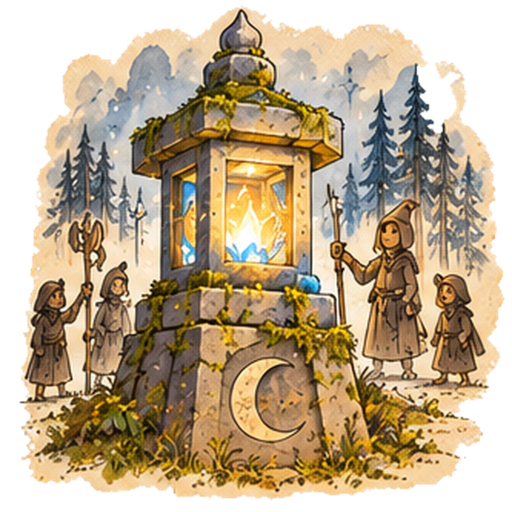
#> input picture art/ui/source/notebook/note_1.webp, 1024 x 1024 px (shown at 1/2 size); its folder holds only this picture in this run
$ python notebook_art.py
#> lines starting #> are read from the running program, lines starting #| are printed output that depends on the picture
"""Mum's notebook (feature 047): a blank page of her ranger field journal
and a sketch for each of her notes (docs/design/story.md, Mum's notes).

The sketches are the team's painted pages, ink and watercolour on cream
paper with a ragged edge (art/ui/source/notebook/note_<n>.webp, 1024
square with alpha, one per note in order). This script tidies the matte
edge, scales them down and pins each to the card: a strip of tape, a
slight tilt and a soft shadow, so it reads on the dark wood.

- game/assets/ui/story/notebook_page.webp: 1200x1600, the blank page.
- game/assets/ui/story/note_<n>.png: 512x512 with alpha, one per note in
  order (StoryCard shows it next to the note; the journal, 041, later).

Run with any Python that has Pillow and numpy, e.g.
.venv-blender/bin/python art/ui/notebook_art.py"""

import glob
import os
import random

import numpy as np
from PIL import Image, ImageDraw, ImageFilter

ROOT = os.path.abspath(os.path.join(os.path.dirname(__file__), "..", ".."))
OUT = os.path.join(ROOT, "game", "assets", "ui", "story")
SOURCE = os.path.join(ROOT, "art", "ui", "source", "notebook")
PAPER = (239, 226, 196)            # UiKit cream canvas, #efe2c4
RULE = (150, 168, 190)
MARGIN = (196, 96, 84)
SKETCH_SIZE = 512
MARGIN_PX = 22                     # room round the page for the tilt and shadow


def paper(size, seed=0):
    """Cream paper with a soft fibre grain and a little uneven tone."""
    rng = np.random.default_rng(seed)
    w, h = size
    grain = rng.normal(0.0, 1.0, (h // 2, w // 2)).astype(np.float32)
    grain = np.asarray(Image.fromarray(((grain * 18) + 128).clip(0, 255).astype(np.uint8)).resize(size, Image.BILINEAR)
                       .filter(ImageFilter.GaussianBlur(1.2))).astype(np.float32) - 128
    blotch = np.asarray(Image.fromarray(rng.integers(0, 255, (8, 6), dtype=np.uint8)).resize(size, Image.BICUBIC)
                        .filter(ImageFilter.GaussianBlur(w / 12))).astype(np.float32) - 128
    base = np.array(PAPER, np.float32)[None, None, :]
    tone = (grain * 0.25 + blotch * 0.12)[..., None]
    return Image.fromarray((base + tone).clip(0, 255).astype(np.uint8))


def notebook_page():
    """The blank page: ruled lines, a red margin, a coffee ring, tape at the
    top corners and a pressed flower; the middle stays free for words."""
    w, h = 1200, 1600
    page = paper((w, h), seed=4)
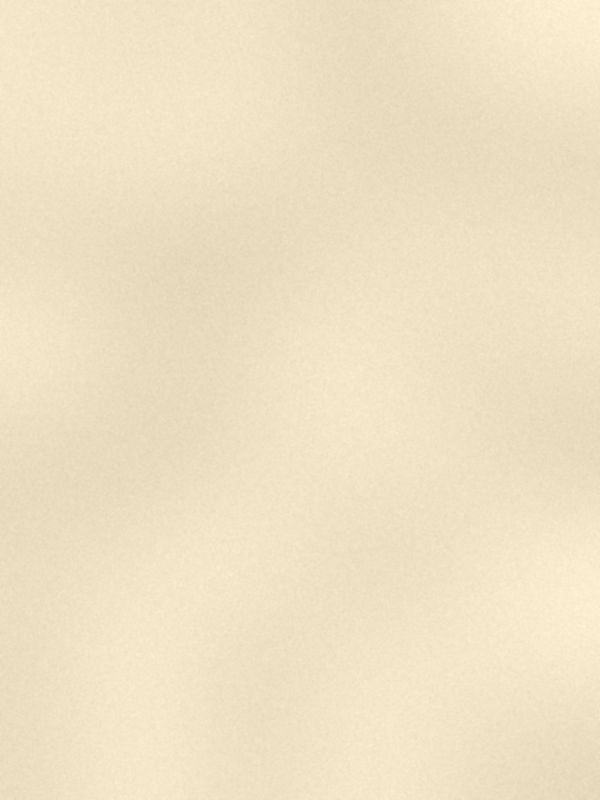
#> page: PIL image 1200x1600 RGB (shown at 1/2 size); mean R, G, B 238.8, 225.8, 195.8
    draw = ImageDraw.Draw(page, "RGBA")
    for y in range(260, h - 80, 64):
        draw.line([(60, y), (w - 60, y)], fill=RULE + (90,), width=2)
    draw.line([(170, 0), (170, h)], fill=MARGIN + (120,), width=3)
    # A coffee ring, lower right.
    for k in range(6):
        r = 120 + k * 1.5
        draw.ellipse((w - 330 - r, h - 360 - r, w - 330 + r, h - 360 + r), outline=(150, 100, 60, 26 + k * 6), width=3)
    # Tape on the top corners.
    for x, angle in ((150, 28), (w - 150, -28)):
        tape = Image.new("RGBA", (260, 70), (236, 222, 170, 150))
        tape = tape.rotate(angle, expand=True, resample=Image.BICUBIC)
        page.paste(tape, (x - tape.width // 2, 40 - tape.height // 2 + 30), tape)
#> this loop made 2 passes
#> pass 1, in notebook_page, `tape = tape.rotate(angle, expand=True, resample=Image.BICUBIC)`:
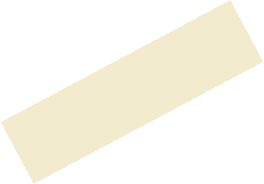
#> tape: PIL image 264x184 RGBA; mean R, G, B, A 88.4, 83.2, 63.7, 56.2; transparent parts drawn white
    # A pressed flower, top right: five pale lupine-purple petals and a stem.
    cx, cy = w - 210, 170
    for k in range(5):
        a = k * 72
        petal = Image.new("RGBA", (60, 26), (0, 0, 0, 0))
        ImageDraw.Draw(petal).ellipse((0, 0, 59, 25), fill=(160, 128, 200, 150))
        petal = petal.rotate(a, expand=True, resample=Image.BICUBIC)
        dx, dy = np.cos(np.radians(a)) * 26, -np.sin(np.radians(a)) * 26
        page.paste(petal, (int(cx + dx - petal.width / 2), int(cy + dy - petal.height / 2)), petal)
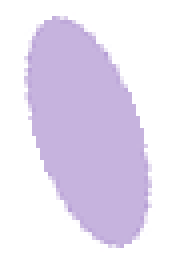
#> petal: PIL image 44x66 RGBA (shown 4 times larger); mean R, G, B, A 70.4, 55.6, 88.6, 63.7; transparent parts drawn white
    draw.ellipse((cx - 9, cy - 9, cx + 9, cy + 9), fill=(222, 190, 90, 200))
    draw.line([(cx, cy + 12), (cx - 60, cy + 150)], fill=(110, 130, 70, 170), width=5)
    return page.filter(ImageFilter.GaussianBlur(0.4))


def finish(sheet, seed):
    """Tape, a slight tilt and the drop shadow."""
    rng = random.Random(seed)
    tape = Image.new("RGBA", (150, 40), (238, 226, 178, 165))
    tape = tape.rotate(rng.uniform(-8, 8), expand=True, resample=Image.BICUBIC)
    sheet.alpha_composite(tape, (SKETCH_SIZE // 2 - tape.width // 2 + rng.randint(-30, 30), MARGIN_PX - 8))
    tilt = rng.choice((-1, 1)) * rng.uniform(1.5, 3.0)
    sheet = sheet.rotate(tilt, resample=Image.BICUBIC)
    shadow = Image.new("RGBA", sheet.size, (20, 12, 6, 0))
    shadow.putalpha(sheet.getchannel("A").point(lambda v: v * 0.5).filter(ImageFilter.GaussianBlur(6)))
    out = Image.new("RGBA", sheet.size, (0, 0, 0, 0))
    out.alpha_composite(shadow, (4, 7))
    out.alpha_composite(sheet)
    return out


def sketch(path, seed):
    """One painted page, tidied and pinned for the card."""
#> called with path = 'art/ui/source/notebook/note_1.webp', seed = 1
    page = Image.open(path).convert("RGBA")
#> page is the input picture: PIL image 1024x1024 RGBA; mean R, G, B, A 139.3, 120, 90.3, 193.2
    # The matte edge has stray specks of paper; a median on the alpha drops
    # them and keeps the ragged edge, a touch of blur softens it.
    alpha = page.getchannel("A").filter(ImageFilter.MedianFilter(5)).filter(ImageFilter.GaussianBlur(0.8))
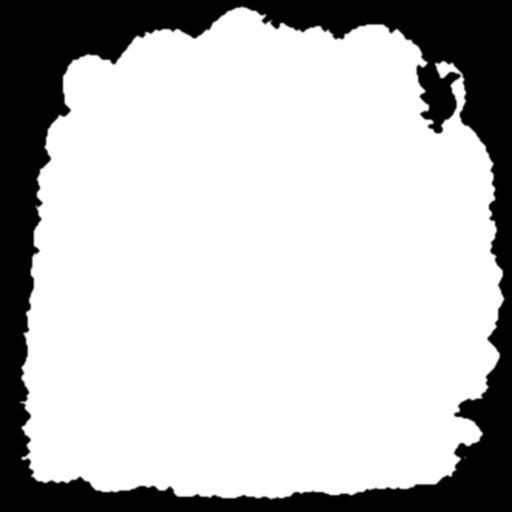
#> alpha: PIL image 1024x1024 L (shown at 1/2 size); min 0, max 255, mean 193.2
    page.putalpha(alpha)
    inner = SKETCH_SIZE - 2 * MARGIN_PX
    page = page.resize((inner, inner), Image.LANCZOS)
#> page: PIL image 468x468 RGBA
    sheet = Image.new("RGBA", (SKETCH_SIZE, SKETCH_SIZE), (0, 0, 0, 0))
#> sheet: PIL image 512x512 RGBA; every value is 0
    sheet.alpha_composite(page, (MARGIN_PX, MARGIN_PX))
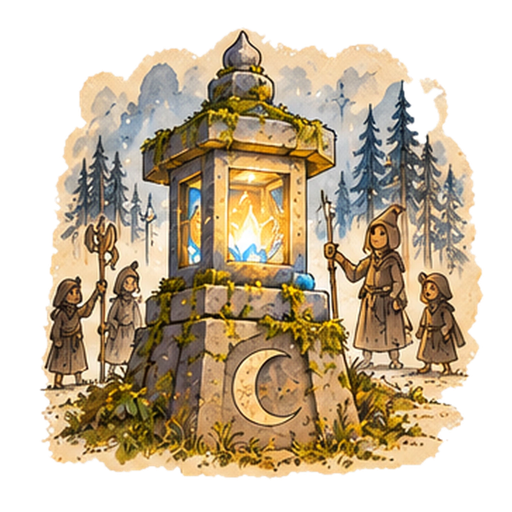
#> sheet: PIL image 512x512 RGBA; mean R, G, B, A 112.5, 96.8, 72.4, 161.4; transparent parts drawn white
    return finish(sheet, seed)
#> in finish, `shadow.putalpha(sheet.getchannel("A").point(lambda v: v * 0.5).filter(..`:
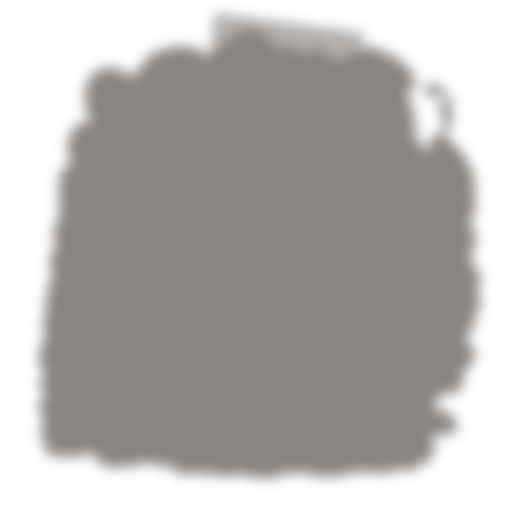
#> shadow: PIL image 512x512 RGBA; mean R, G, B, A 20, 12, 6, 82.1; transparent parts drawn white
#> in finish, `out.alpha_composite(sheet)`:
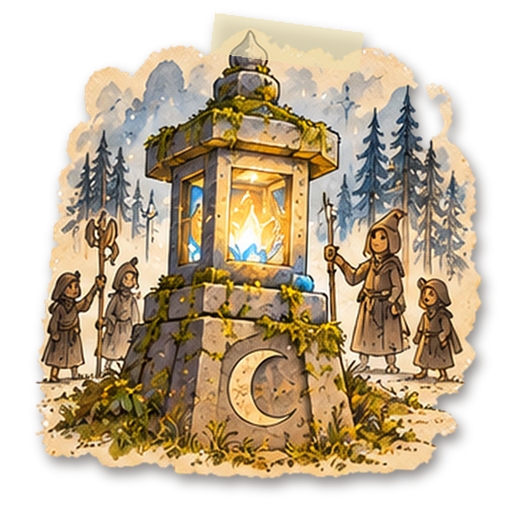
#> out: PIL image 512x512 RGBA; mean R, G, B, A 112.7, 96.6, 71.7, 166.7; transparent parts drawn white


def main():
    os.makedirs(OUT, exist_ok=True)
    notebook_page().save(os.path.join(OUT, "notebook_page.webp"), "WEBP", quality=88)
    pages = sorted(glob.glob(os.path.join(SOURCE, "note_*.webp")), key=lambda p: int(p.rsplit("_", 1)[1].split(".")[0]))
    for n, path in enumerate(pages, start=1):
        sketch(path, seed=n).save(os.path.join(OUT, "note_%d.png" % n))
    print("notebook_art: a page and %d sketches -> %s" % (len(pages), OUT))


if __name__ == "__main__":
    main()

$ run again, on art/ui/source/notebook/note_5.webp
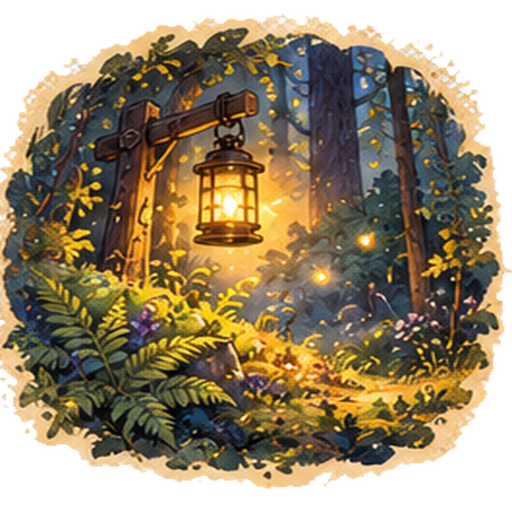
#> input picture art/ui/source/notebook/note_5.webp, 1024 x 1024 px (shown at 1/2 size)
#> in sketch, page is the input picture: PIL image 1024x1024 RGBA; mean R, G, B, A 105.9, 90.2, 61.3, 198.1
#> in finish, `shadow.putalpha(sheet.getchannel("A").point(lambda v: v * 0.5).filter(..`:
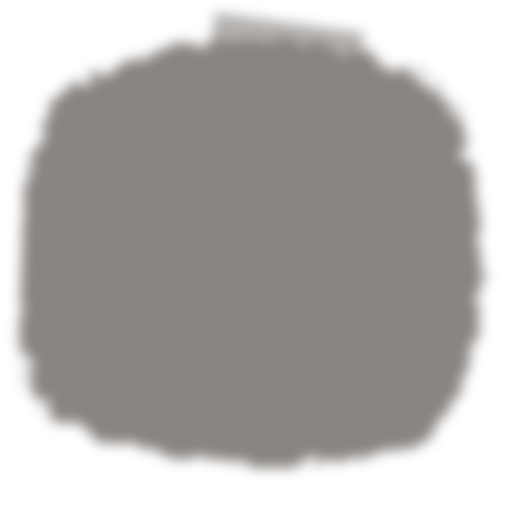
#> shadow: PIL image 512x512 RGBA; mean R, G, B, A 20, 12, 6, 84; transparent parts drawn white
#> in finish, `out.alpha_composite(sheet)`:
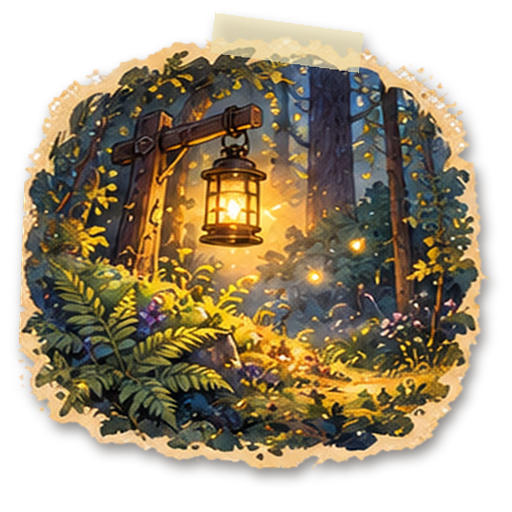
#> out: PIL image 512x512 RGBA; mean R, G, B, A 85.5, 72.3, 48.3, 170.3; transparent parts drawn white

$ run again, on art/ui/source/notebook/note_7.webp
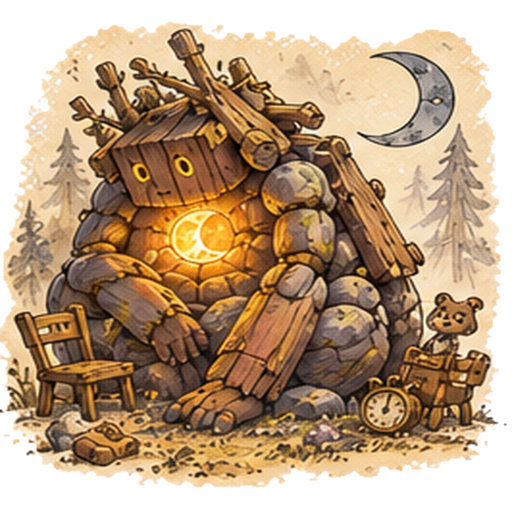
#> input picture art/ui/source/notebook/note_7.webp, 1024 x 1024 px (shown at 1/2 size)
#> in sketch, page is the input picture: PIL image 1024x1024 RGBA; mean R, G, B, A 141.8, 113.5, 82.8, 199.3
#> in finish, `out.alpha_composite(sheet)`:
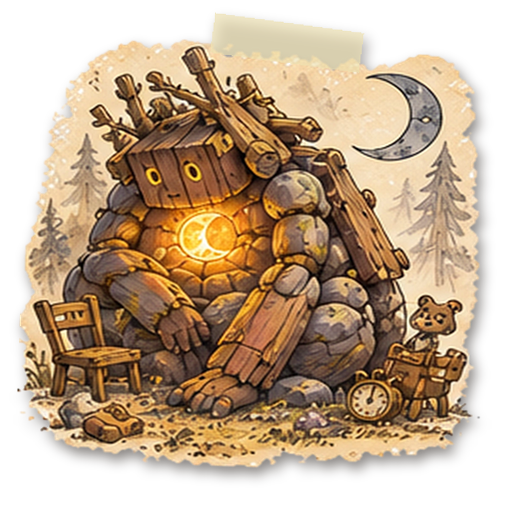
#> out: PIL image 512x512 RGBA; mean R, G, B, A 115.4, 91.5, 65.6, 173; transparent parts drawn white
